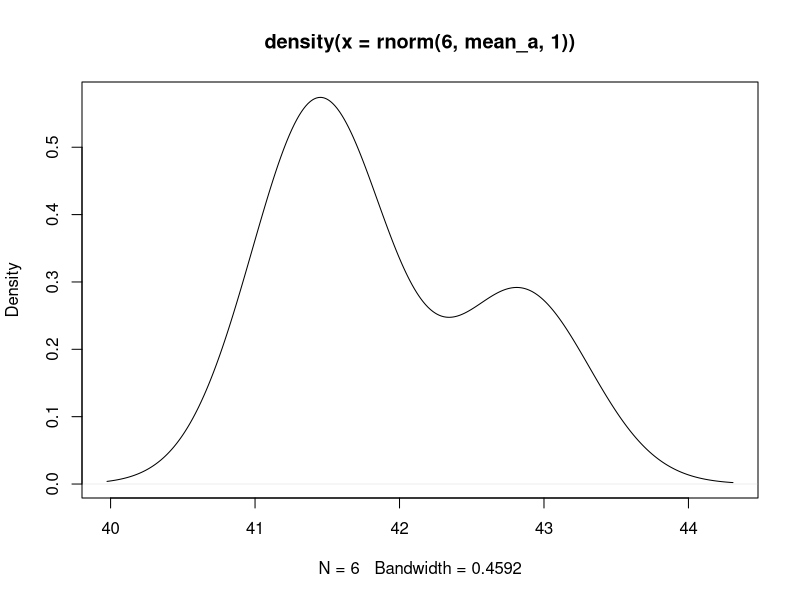
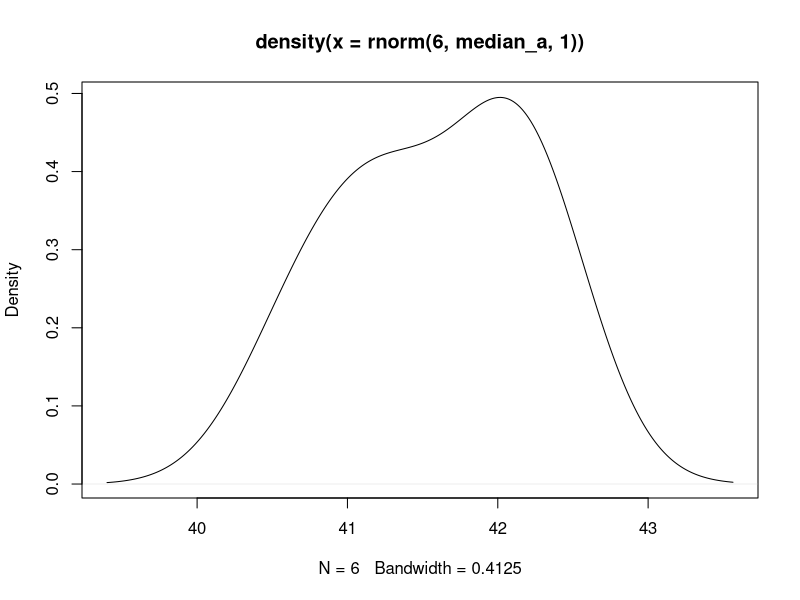

These charts were generated, in order, by the following R code:
# Exercise 2
a = rnorm(6, 42, 1)
mean_a = mean(a)
median_a = median(a)

b = rnorm(10000, 42, 1)
mean_b = mean(b)
median_b = median(b)

plot(density(rnorm(6, mean_a, 1)))
plot(density(rnorm(6, median_a, 1)))
